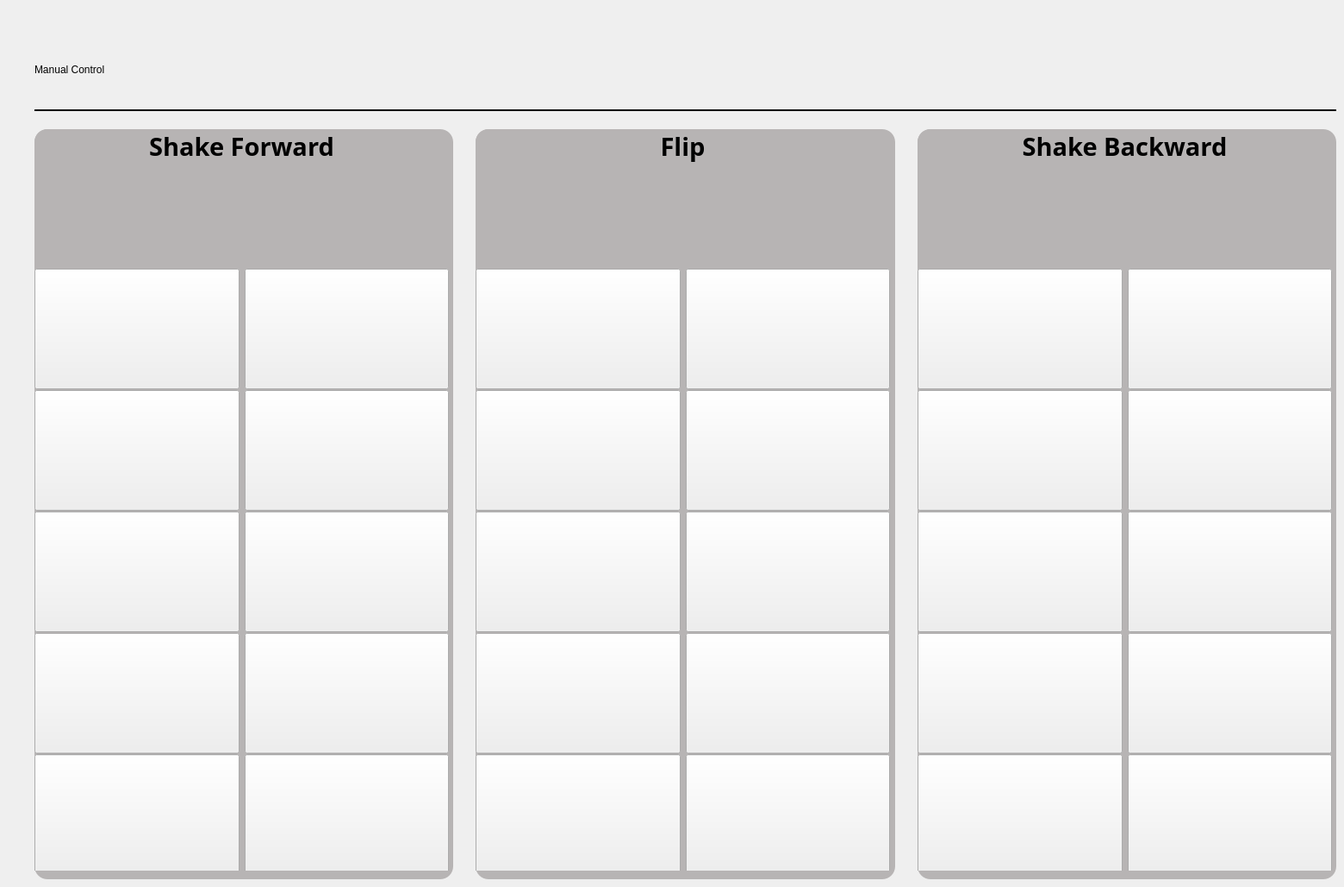
      <widget class="QWidget" name="pageManual">
       <property name="styleSheet">
        <string notr="true">.playbutton{
	margin: 8px;
	padding: 20px;

	border-radius: 15px;
	background-color:  rgb(56, 56, 56);
	border-top: 1.5px solid rgb(30, 30, 30);
	border-left: 2.5px solid rgb(30, 30, 30);
	border-right: 2.5px solid rgb(30, 30, 30);
	border-bottom: 4px solid rgb(30, 30, 30);
}

.playbutton:pressed{
	background-color: rgb(40, 40, 40);
	border-bottom:1.5px solid  rgb(20, 20, 20);
	border-left: 3px solid rgb(20, 20, 20);
	border-right: 3px solid rgb(20, 20, 20);
	border-top: 4px solid rgb(20, 20, 20);
}</string>
       </property>
       <property name="class" stdset="0">
        <string>pagebackground</string>
       </property>
       <widget class="QLabel" name="Titel_4">
        <property name="geometry">
         <rect>
          <x>40</x>
          <y>50</y>
          <width>711</width>
          <height>61</height>
         </rect>
        </property>
        <property name="styleSheet">
         <string notr="true">font: 48pt &quot;Open Sans&quot;;
color: black;</string>
        </property>
        <property name="text">
         <string>Manual Control</string>
        </property>
       </widget>
       <widget class="Line" name="line_24">
        <property name="geometry">
         <rect>
          <x>40</x>
          <y>120</y>
          <width>1511</width>
          <height>16</height>
         </rect>
        </property>
        <property name="styleSheet">
         <string notr="true"/>
        </property>
        <property name="frameShadow">
         <enum>QFrame::Plain</enum>
        </property>
        <property name="lineWidth">
         <number>2</number>
        </property>
        <property name="orientation">
         <enum>Qt::Horizontal</enum>
        </property>
       </widget>
       <widget class="QWidget" name="layoutWidget_2">
        <property name="geometry">
         <rect>
          <x>40</x>
          <y>150</y>
          <width>1511</width>
          <height>871</height>
         </rect>
        </property>
        <layout class="QHBoxLayout" name="horizontalLayout_buttons">
         <item>
          <widget class="QFrame" name="frame_7">
           <property name="styleSheet">
            <string notr="true">QFrame{
background-color: rgb(183, 180, 180);
border-radius: 15px;
}</string>
           </property>
           <property name="frameShape">
            <enum>QFrame::StyledPanel</enum>
           </property>
           <property name="frameShadow">
            <enum>QFrame::Raised</enum>
           </property>
           <widget class="QWidget" name="verticalLayoutWidget_6">
            <property name="geometry">
             <rect>
              <x>0</x>
              <y>0</y>
              <width>481</width>
              <height>861</height>
             </rect>
            </property>
            <layout class="QVBoxLayout" name="verticalLayout_8">
             <item>
              <widget class="QLabel" name="label_22">
               <property name="font">
                <font>
                 <family>Open Sans</family>
                 <pointsize>22</pointsize>
                 <weight>75</weight>
                 <bold>true</bold>
                </font>
               </property>
               <property name="text">
                <string>Shake Forward</string>
               </property>
               <property name="alignment">
                <set>Qt::AlignCenter</set>
               </property>
              </widget>
             </item>
             <item>
              <widget class="QLabel" name="label_17">
               <property name="minimumSize">
                <size>
                 <width>400</width>
                 <height>110</height>
                </size>
               </property>
               <property name="styleSheet">
                <string notr="true">
image: url(resources/forwardiconB.png);
padding: 5px;</string>
               </property>
               <property name="text">
                <string/>
               </property>
              </widget>
             </item>
             <item>
              <layout class="QGridLayout" name="gridLayout_6">
               <item row="3" column="0">
                <widget class="QPushButton" name="pushButton_43">
                 <property name="minimumSize">
                  <size>
                   <width>0</width>
                   <height>140</height>
                  </size>
                 </property>
                 <property name="styleSheet">
                  <string notr="true">image: url(resources/s4r1.png);</string>
                 </property>
                 <property name="text">
                  <string/>
                 </property>
                 <property name="class" stdset="0">
                  <string>playbutton</string>
                 </property>
                </widget>
               </item>
               <item row="1" column="1">
                <widget class="QPushButton" name="pushButton_44">
                 <property name="minimumSize">
                  <size>
                   <width>0</width>
                   <height>140</height>
                  </size>
                 </property>
                 <property name="styleSheet">
                  <string notr="true">image: url(resources/s2r3.png);</string>
                 </property>
                 <property name="text">
                  <string/>
                 </property>
                 <property name="class" stdset="0">
                  <string>playbutton</string>
                 </property>
                </widget>
               </item>
               <item row="1" column="0">
                <widget class="QPushButton" name="pushButton_45">
                 <property name="minimumSize">
                  <size>
                   <width>0</width>
                   <height>140</height>
                  </size>
                 </property>
                 <property name="styleSheet">
                  <string notr="true">image: url(resources/s2r1.png);</string>
                 </property>
                 <property name="text">
                  <string/>
                 </property>
                 <property name="class" stdset="0">
                  <string>playbutton</string>
                 </property>
                </widget>
               </item>
               <item row="0" column="1">
                <widget class="QPushButton" name="pushButton_46">
                 <property name="minimumSize">
                  <size>
                   <width>0</width>
                   <height>140</height>
                  </size>
                 </property>
                 <property name="styleSheet">
                  <string notr="true">image: url(resources/s1r3.png);</string>
                 </property>
                 <property name="text">
                  <string/>
                 </property>
                 <property name="class" stdset="0">
                  <string>playbutton</string>
                 </property>
                </widget>
               </item>
               <item row="4" column="0">
                <widget class="QPushButton" name="pushButton_47">
                 <property name="minimumSize">
                  <size>
                   <width>0</width>
                   <height>140</height>
                  </size>
                 </property>
                 <property name="styleSheet">
                  <string notr="true">image: url(resources/s5r1.png);</string>
                 </property>
                 <property name="text">
                  <string/>
                 </property>
                 <property name="class" stdset="0">
                  <string>playbutton</string>
                 </property>
                </widget>
               </item>
               <item row="2" column="0">
                <widget class="QPushButton" name="pushButton_48">
                 <property name="minimumSize">
                  <size>
                   <width>0</width>
                   <height>140</height>
                  </size>
                 </property>
                 <property name="styleSheet">
                  <string notr="true">image: url(resources/s3r1.png);</string>
                 </property>
                 <property name="text">
                  <string/>
                 </property>
                 <property name="class" stdset="0">
                  <string>playbutton</string>
                 </property>
                </widget>
               </item>
               <item row="4" column="1">
                <widget class="QPushButton" name="pushButton_49">
                 <property name="minimumSize">
                  <size>
                   <width>0</width>
                   <height>140</height>
                  </size>
                 </property>
                 <property name="styleSheet">
                  <string notr="true">image: url(resources/s5r3.png);</string>
                 </property>
                 <property name="text">
                  <string/>
                 </property>
                 <property name="class" stdset="0">
                  <string>playbutton</string>
                 </property>
                </widget>
               </item>
               <item row="2" column="1">
                <widget class="QPushButton" name="pushButton_50">
                 <property name="minimumSize">
                  <size>
                   <width>0</width>
                   <height>140</height>
                  </size>
                 </property>
                 <property name="styleSheet">
                  <string notr="true">image: url(resources/s3r3.png);</string>
                 </property>
                 <property name="text">
                  <string/>
                 </property>
                 <property name="class" stdset="0">
                  <string>playbutton</string>
                 </property>
                </widget>
               </item>
               <item row="3" column="1">
                <widget class="QPushButton" name="pushButton_51">
                 <property name="minimumSize">
                  <size>
                   <width>0</width>
                   <height>140</height>
                  </size>
                 </property>
                 <property name="styleSheet">
                  <string notr="true">image: url(resources/s4r3.png);</string>
                 </property>
                 <property name="text">
                  <string/>
                 </property>
                 <property name="class" stdset="0">
                  <string>playbutton</string>
                 </property>
                </widget>
               </item>
               <item row="0" column="0">
                <widget class="QPushButton" name="pushButton_52">
                 <property name="minimumSize">
                  <size>
                   <width>0</width>
                   <height>140</height>
                  </size>
                 </property>
                 <property name="styleSheet">
                  <string notr="true">image: url(resources/s1r1.png);</string>
                 </property>
                 <property name="text">
                  <string/>
                 </property>
                 <property name="class" stdset="0">
                  <string>playbutton</string>
                 </property>
                </widget>
               </item>
              </layout>
             </item>
            </layout>
           </widget>
          </widget>
         </item>
         <item>
          <spacer name="horizontalSpacer">
           <property name="orientation">
            <enum>Qt::Horizontal</enum>
           </property>
           <property name="sizeType">
            <enum>QSizePolicy::Maximum</enum>
           </property>
           <property name="sizeHint" stdset="0">
            <size>
             <width>20</width>
             <height>20</height>
            </size>
           </property>
          </spacer>
         </item>
         <item>
          <widget class="QFrame" name="frame_6">
           <property name="styleSheet">
            <string notr="true">QFrame{
background-color: rgb(183, 180, 180);
border-radius: 15px;
}</string>
           </property>
           <property name="frameShape">
            <enum>QFrame::StyledPanel</enum>
           </property>
           <property name="frameShadow">
            <enum>QFrame::Raised</enum>
           </property>
           <widget class="QWidget" name="verticalLayoutWidget_5">
            <property name="geometry">
             <rect>
              <x>0</x>
              <y>0</y>
              <width>481</width>
              <height>861</height>
             </rect>
            </property>
            <layout class="QVBoxLayout" name="verticalLayout_9">
             <item>
              <widget class="QLabel" name="label_20">
               <property name="font">
                <font>
                 <family>Open Sans</family>
                 <pointsize>22</pointsize>
                 <weight>75</weight>
                 <bold>true</bold>
                </font>
               </property>
               <property name="text">
                <string>Flip</string>
               </property>
               <property name="alignment">
                <set>Qt::AlignCenter</set>
               </property>
              </widget>
             </item>
             <item>
              <widget class="QLabel" name="label_21">
               <property name="minimumSize">
                <size>
                 <width>400</width>
                 <height>110</height>
                </size>
               </property>
               <property name="styleSheet">
                <string notr="true">
image: url(resources/flipiconB.png);
padding: 5px;</string>
               </property>
               <property name="text">
                <string/>
               </property>
              </widget>
             </item>
             <item>
              <layout class="QGridLayout" name="gridLayout_5">
               <item row="3" column="0">
                <widget class="QPushButton" name="pushButton_33">
                 <property name="minimumSize">
                  <size>
                   <width>0</width>
                   <height>140</height>
                  </size>
                 </property>
                 <property name="styleSheet">
                  <string notr="true">image: url(resources/s4r1.png);</string>
                 </property>
                 <property name="text">
                  <string/>
                 </property>
                 <property name="class" stdset="0">
                  <string>playbutton</string>
                 </property>
                </widget>
               </item>
               <item row="1" column="1">
                <widget class="QPushButton" name="pushButton_34">
                 <property name="minimumSize">
                  <size>
                   <width>0</width>
                   <height>140</height>
                  </size>
                 </property>
                 <property name="styleSheet">
                  <string notr="true">image: url(resources/s2r3.png);</string>
                 </property>
                 <property name="text">
                  <string/>
                 </property>
                 <property name="class" stdset="0">
                  <string>playbutton</string>
                 </property>
                </widget>
               </item>
               <item row="1" column="0">
                <widget class="QPushButton" name="pushButton_35">
                 <property name="minimumSize">
                  <size>
                   <width>0</width>
                   <height>140</height>
                  </size>
                 </property>
                 <property name="styleSheet">
                  <string notr="true">image: url(resources/s2r1.png);</string>
                 </property>
                 <property name="text">
                  <string/>
                 </property>
                 <property name="class" stdset="0">
                  <string>playbutton</string>
                 </property>
                </widget>
               </item>
               <item row="0" column="1">
                <widget class="QPushButton" name="pushButton_36">
                 <property name="minimumSize">
                  <size>
                   <width>0</width>
                   <height>140</height>
                  </size>
                 </property>
                 <property name="styleSheet">
                  <string notr="true">image: url(resources/s1r3.png);</string>
                 </property>
                 <property name="text">
                  <string/>
                 </property>
                 <property name="class" stdset="0">
                  <string>playbutton</string>
                 </property>
                </widget>
               </item>
               <item row="4" column="0">
                <widget class="QPushButton" name="pushButton_37">
                 <property name="minimumSize">
                  <size>
                   <width>0</width>
                   <height>140</height>
                  </size>
                 </property>
                 <property name="styleSheet">
                  <string notr="true">image: url(resources/s5r1.png);</string>
                 </property>
                 <property name="text">
                  <string/>
                 </property>
                 <property name="class" stdset="0">
                  <string>playbutton</string>
                 </property>
                </widget>
               </item>
               <item row="2" column="0">
                <widget class="QPushButton" name="pushButton_38">
                 <property name="minimumSize">
                  <size>
                   <width>0</width>
                   <height>140</height>
                  </size>
                 </property>
                 <property name="styleSheet">
                  <string notr="true">image: url(resources/s3r1.png);</string>
                 </property>
                 <property name="text">
                  <string/>
                 </property>
                 <property name="class" stdset="0">
                  <string>playbutton</string>
                 </property>
                </widget>
               </item>
               <item row="4" column="1">
                <widget class="QPushButton" name="pushButton_39">
                 <property name="minimumSize">
                  <size>
                   <width>0</width>
                   <height>140</height>
                  </size>
                 </property>
                 <property name="styleSheet">
                  <string notr="true">image: url(resources/s5r3.png);</string>
                 </property>
                 <property name="text">
                  <string/>
                 </property>
                 <property name="class" stdset="0">
                  <string>playbutton</string>
                 </property>
                </widget>
               </item>
               <item row="2" column="1">
                <widget class="QPushButton" name="pushButton_40">
                 <property name="minimumSize">
                  <size>
                   <width>0</width>
                   <height>140</height>
                  </size>
                 </property>
                 <property name="styleSheet">
                  <string notr="true">image: url(resources/s3r3.png);</string>
                 </property>
                 <property name="text">
                  <string/>
                 </property>
                 <property name="class" stdset="0">
                  <string>playbutton</string>
                 </property>
                </widget>
               </item>
               <item row="3" column="1">
                <widget class="QPushButton" name="pushButton_41">
                 <property name="minimumSize">
                  <size>
                   <width>0</width>
                   <height>140</height>
                  </size>
                 </property>
                 <property name="styleSheet">
                  <string notr="true">image: url(resources/s4r3.png);</string>
                 </property>
                 <property name="text">
                  <string/>
                 </property>
                 <property name="class" stdset="0">
                  <string>playbutton</string>
                 </property>
                </widget>
               </item>
               <item row="0" column="0">
                <widget class="QPushButton" name="pushButton_42">
                 <property name="minimumSize">
                  <size>
                   <width>0</width>
                   <height>140</height>
                  </size>
                 </property>
                 <property name="styleSheet">
                  <string notr="true">image: url(resources/s1r1.png);</string>
                 </property>
                 <property name="text">
                  <string/>
                 </property>
                 <property name="class" stdset="0">
                  <string>playbutton</string>
                 </property>
                </widget>
               </item>
              </layout>
             </item>
            </layout>
           </widget>
          </widget>
         </item>
         <item>
          <spacer name="horizontalSpacer_2">
           <property name="orientation">
            <enum>Qt::Horizontal</enum>
           </property>
           <property name="sizeType">
            <enum>QSizePolicy::Maximum</enum>
           </property>
           <property name="sizeHint" stdset="0">
            <size>
             <width>20</width>
             <height>20</height>
            </size>
           </property>
          </spacer>
         </item>
         <item>
          <widget class="QFrame" name="frame_5">
           <property name="styleSheet">
            <string notr="true">QFrame{
background-color: rgb(183, 180, 180);
border-radius: 15px;
}</string>
           </property>
           <property name="frameShape">
            <enum>QFrame::StyledPanel</enum>
           </property>
           <property name="frameShadow">
            <enum>QFrame::Raised</enum>
           </property>
           <widget class="QWidget" name="verticalLayoutWidget_3">
            <property name="geometry">
             <rect>
              <x>0</x>
              <y>0</y>
              <width>481</width>
              <height>861</height>
             </rect>
            </property>
            <layout class="QVBoxLayout" name="verticalLayout_12">
             <item>
              <widget class="QLabel" name="label_31">
               <property name="font">
                <font>
                 <family>Open Sans</family>
                 <pointsize>22</pointsize>
                 <weight>75</weight>
                 <bold>true</bold>
                </font>
               </property>
               <property name="text">
                <string>Shake Backward</string>
               </property>
               <property name="alignment">
                <set>Qt::AlignCenter</set>
               </property>
              </widget>
             </item>
             <item>
              <widget class="QLabel" name="label_32">
               <property name="minimumSize">
                <size>
                 <width>400</width>
                 <height>110</height>
                </size>
               </property>
               <property name="styleSheet">
                <string notr="true">
image: url(resources/backiconB.png);
padding: 5px;</string>
               </property>
               <property name="text">
                <string/>
               </property>
              </widget>
             </item>
             <item>
              <layout class="QGridLayout" name="gridLayout_9">
               <item row="1" column="1">
                <widget class="QPushButton" name="pushButton_73">
                 <property name="minimumSize">
                  <size>
                   <width>0</width>
                   <height>140</height>
                  </size>
                 </property>
                 <property name="styleSheet">
                  <string notr="true">image: url(resources/s1r3.png);</string>
                 </property>
                 <property name="text">
                  <string/>
                 </property>
                 <property name="class" stdset="0">
                  <string>playbutton</string>
                 </property>
                </widget>
               </item>
               <item row="3" column="0">
                <widget class="QPushButton" name="pushButton_74">
                 <property name="minimumSize">
                  <size>
                   <width>0</width>
                   <height>140</height>
                  </size>
                 </property>
                 <property name="styleSheet">
                  <string notr="true">image: url(resources/s3r1.png);</string>
                 </property>
                 <property name="text">
                  <string/>
                 </property>
                 <property name="class" stdset="0">
                  <string>playbutton</string>
                 </property>
                </widget>
               </item>
               <item row="5" column="1">
                <widget class="QPushButton" name="pushButton_75">
                 <property name="minimumSize">
                  <size>
                   <width>0</width>
                   <height>140</height>
                  </size>
                 </property>
                 <property name="styleSheet">
                  <string notr="true">image: url(resources/s5r3.png);</string>
                 </property>
                 <property name="text">
                  <string/>
                 </property>
                 <property name="class" stdset="0">
                  <string>playbutton</string>
                 </property>
                </widget>
               </item>
               <item row="1" column="0">
                <widget class="QPushButton" name="pushButton_76">
                 <property name="minimumSize">
                  <size>
                   <width>0</width>
                   <height>140</height>
                  </size>
                 </property>
                 <property name="styleSheet">
                  <string notr="true">image: url(resources/s1r1.png);</string>
                 </property>
                 <property name="text">
                  <string/>
                 </property>
                 <property name="class" stdset="0">
                  <string>playbutton</string>
                 </property>
                </widget>
               </item>
               <item row="3" column="1">
                <widget class="QPushButton" name="pushButton_77">
                 <property name="minimumSize">
                  <size>
                   <width>0</width>
                   <height>140</height>
                  </size>
                 </property>
                 <property name="styleSheet">
                  <string notr="true">image: url(resources/s3r3.png);</string>
                 </property>
                 <property name="text">
                  <string/>
                 </property>
                 <property name="class" stdset="0">
                  <string>playbutton</string>
                 </property>
                </widget>
               </item>
               <item row="2" column="0">
                <widget class="QPushButton" name="pushButton_78">
                 <property name="minimumSize">
                  <size>
                   <width>0</width>
                   <height>140</height>
                  </size>
                 </property>
                 <property name="styleSheet">
                  <string notr="true">image: url(resources/s2r1.png);</string>
                 </property>
                 <property name="text">
                  <string/>
                 </property>
                 <property name="class" stdset="0">
                  <string>playbutton</string>
                 </property>
                </widget>
               </item>
               <item row="2" column="1">
                <widget class="QPushButton" name="pushButton_79">
                 <property name="minimumSize">
                  <size>
                   <width>0</width>
                   <height>140</height>
                  </size>
                 </property>
                 <property name="styleSheet">
                  <string notr="true">image: url(resources/s2r3.png);</string>
                 </property>
                 <property name="text">
                  <string/>
                 </property>
                 <property name="class" stdset="0">
                  <string>playbutton</string>
                 </property>
                </widget>
               </item>
               <item row="4" column="1">
                <widget class="QPushButton" name="pushButton_80">
                 <property name="minimumSize">
                  <size>
                   <width>0</width>
                   <height>140</height>
                  </size>
                 </property>
                 <property name="styleSheet">
                  <string notr="true">image: url(resources/s4r3.png);</string>
                 </property>
                 <property name="text">
                  <string/>
                 </property>
                 <property name="class" stdset="0">
                  <string>playbutton</string>
                 </property>
                </widget>
               </item>
               <item row="4" column="0">
                <widget class="QPushButton" name="pushButton_81">
                 <property name="minimumSize">
                  <size>
                   <width>0</width>
                   <height>140</height>
                  </size>
                 </property>
                 <property name="styleSheet">
                  <string notr="true">image: url(resources/s4r1.png);</string>
                 </property>
                 <property name="text">
                  <string/>
                 </property>
                 <property name="class" stdset="0">
                  <string>playbutton</string>
                 </property>
                </widget>
               </item>
               <item row="5" column="0">
                <widget class="QPushButton" name="pushButton_82">
                 <property name="minimumSize">
                  <size>
                   <width>0</width>
                   <height>140</height>
                  </size>
                 </property>
                 <property name="styleSheet">
                  <string notr="true">image: url(resources/s5r1.png);</string>
                 </property>
                 <property name="text">
                  <string/>
                 </property>
                 <property name="class" stdset="0">
                  <string>playbutton</string>
                 </property>
                </widget>
               </item>
              </layout>
             </item>
            </layout>
           </widget>
          </widget>
         </item>
        </layout>
       </widget>
      </widget>
